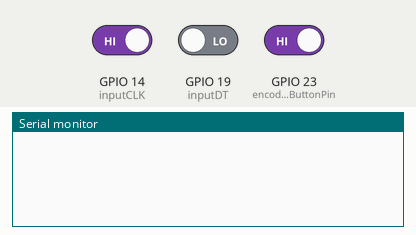
This sketch was run on a simulated ESP32. Shown: the last lines printed to the serial monitor. Inputs (shaded band) come from the test bench; at power-on: GPIO 14 (inputCLK) HIGH, GPIO 23 (encoderButtonPin) HIGH, GPIO 19 (inputDT) LOW.

Above: at 1.2 s.
1.3 s: GPIO 14 (inputCLK) driven LOW
At 2.0 s:
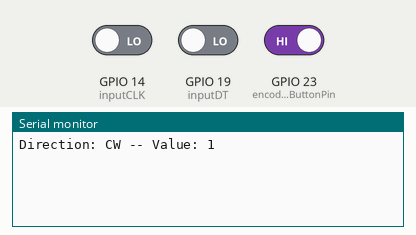
2.8 s: GPIO 23 (encoderButtonPin) driven LOW
At 2.96 s:
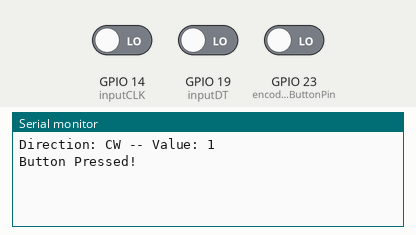

The sketch:

16-09-2024_Basic_Encoder_Code_From_DroneBotWorkshp.ino
```cpp
/*
  Rotary Encoder Demo
  rot-encode-demo.ino
  Demonstrates operation of Rotary Encoder
  Displays results on Serial Monitor
  DroneBot Workshop 2019
  https://dronebotworkshop.com

  Last used board: JRC board (esp wroom 32); worked fine
  the following 3 pins of the board. This pin configuration
  might have to be changed for other esp boards or arduino.


*/

// Rotary Encoder Inputs
#define inputCLK 14  // of ESP WROOM 32
#define inputDT 19   // of ESP WROOM 32
#define encoderButtonPin 23

int counter = 0;
int currentStateCLK;
int previousStateCLK;

String encdir = "";

void setup() {

  // Set encoder pins as inputs
  pinMode(inputCLK, INPUT);
  pinMode(inputDT, INPUT);
  pinMode(encoderButtonPin, INPUT_PULLUP);

  // Setup Serial Monitor
  Serial.begin(9600);

  // Read the initial state of inputCLK
  // Assign to previousStateCLK variable
  previousStateCLK = digitalRead(inputCLK);
}


long long lastPrint = millis();
void loop() {

  // Read the current state of inputCLK
  currentStateCLK = digitalRead(inputCLK);


  //Test code for making sure the code is running.
  // if (millis() - lastPrint > 3000) {
  //   Serial.println("Code is running!");
  //   lastPrint = millis();
  // }


  // If the previous and the current state of the inputCLK are different then a pulse has occured
  if (currentStateCLK != previousStateCLK) {

    // If the inputDT state is different than the inputCLK state then
    // the encoder is rotating counterclockwise
    if (digitalRead(inputDT) != currentStateCLK) {
      counter--;
      encdir = "CCW";
      //  digitalWrite(ledCW, LOW);
      //  digitalWrite(ledCCW, HIGH);
      Serial.print("Direction: ");
      Serial.print(encdir);
      Serial.print(" -- Value: ");
      Serial.println(counter);

    } else {
      // Encoder is rotating clockwise
      counter++;
      encdir = "CW";
      Serial.print("Direction: ");
      Serial.print(encdir);
      Serial.print(" -- Value: ");
      Serial.println(counter);
    }
    // previousStateCLK = currentStateCLK;
  }
  //  // Update previousStateCLK with the current state
  previousStateCLK = currentStateCLK;

  if(digitalRead(encoderButtonPin)==0)
  {

    Serial.println("Button Pressed!");
      delay(200);  //Debounce time.
  }


}
```

Measured:
- after the input at 1.3 s, the serial monitor: prints a new line at once (image 1)
- after the input at 2.8 s, the serial monitor: prints a new line at once (image 2)
